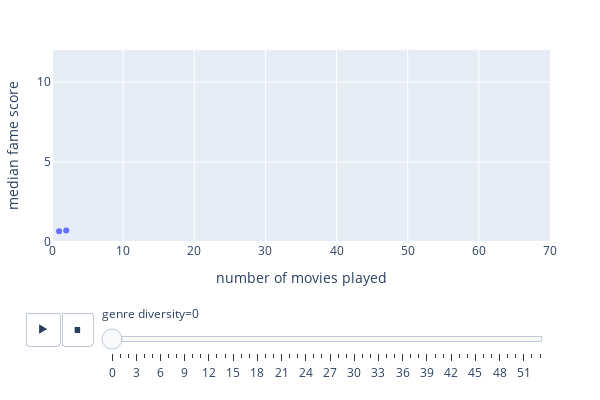

The notebook cell this image was saved under:
### Code cell
fig = px.scatter(x=actor_mean_n['movie_diversity'], 
                 y=actor_mean_n['fameScore']['median'], 
                 animation_frame=actor_mean_n['genre_diversity'],
                 range_x=[0,70], range_y=[0,12],
                 #  error_y=mean_fame_diversity['fameScore']['std'],
                 labels={'y': 'Mean Value', 'animation_frame': 'genre diversity'})


# Reshape the figure by updating layout parameters
fig.update_layout(
    width=600,  # Set the width of the figure
    height=400,  # Set the height of the figure
    title='',  # Update the title
    xaxis_title='number of movies played',  # Update the X-axis label
    yaxis_title='median fame score',  # Update the Y-axis label
    margin=dict(l=50, r=50, b=50, t=50),  # Adjust margins if needed
)

fig.show()

### Figure 1 — Plotly figure (JSON) as saved in the notebook; plotly's stock layout.template omitted (floating-point values rounded to 4 significant figures)
{"data": [{"hovertemplate": "genre diversity=0<br>x=%{x}<br>Mean Value=%{y}<extra></extra>", "legendgroup": "", "marker": {"color": "#636efa", "symbol": "circle"}, "mode": "markers", "name": "", "orientation": "v", "showlegend": false, "type": "scatter", "x": [1, 2], "xaxis": "x", "y": [0.6783, 0.7176], "yaxis": "y"}], "layout": {"height": 400, "legend": {"tracegroupgap": 0}, "margin": {"b": 50, "l": 50, "r": 50, "t": 50}, "sliders": [{"active": 0, "currentvalue": {"prefix": "genre diversity="}, "len": 0.9, "pad": {"b": 10, "t": 60}, "steps": [{"args": [["0"], {"frame": {"duration": 0, "redraw": false}, "fromcurrent": true, "mode": "immediate", "transition": {"duration": 0, "easing": "linear"}}], "label": "0", "method": "animate"}, {"args": [["1"], {"frame": {"duration": 0, "redraw": false}, "fromcurrent": true, "mode": "immediate", "transition": {"duration": 0, "easing": "linear"}}], "label": "1", "method": "animate"}, {"args": [["2"], {"frame": {"duration": 0, "redraw": false}, "fromcurrent": true, "mode": "immediate", "transition": {"duration": 0, "easing": "linear"}}], "label": "2", "method": "animate"}, {"args": [["3"], {"frame": {"duration": 0, "redraw": false}, "fromcurrent": true, "mode": "immediate", "transition": {"duration": 0, "easing": "linear"}}], "label": "3", "method": "animate"}, {"args": [["4"], {"frame": {"duration": 0, "redraw": false}, "fromcurrent": true, "mode": "immediate", "transition": {"duration": 0, "easing": "linear"}}], "label": "4", "method": "animate"}, {"args": [["5"], {"frame": {"duration": 0, "redraw": false}, "fromcurrent": true, "mode": "immediate", "transition": {"duration": 0, "easing": "linear"}}], "label": "5", "method": "animate"}, {"args": [["6"], {"frame": {"duration": 0, "redraw": false}, "fromcurrent": true, "mode": "immediate", "transition": {"duration": 0, "easing": "linear"}}], "label": "6", "method": "animate"}, {"args": [["7"], {"frame": {"duration": 0, "redraw": false}, "fromcurrent": true, "mode": "immediate", "transition": {"duration": 0, "easing": "linear"}}], "label": "7", "method": "animate"}, {"args": [["8"], {"frame": {"duration": 0, "redraw": false}, "fromcurrent": true, "mode": "immediate", "transition": {"duration": 0, "easing": "linear"}}], "label": "8", "method": "animate"}, {"args": [["9"], {"frame": {"duration": 0, "redraw": false}, "fromcurrent": true, "mode": "immediate", "transition": {"duration": 0, "easing": "linear"}}], "label": "9", "method": "animate"}, {"args": [["10"], {"frame": {"duration": 0, "redraw": false}, "fromcurrent": true, "mode": "immediate", "transition": {"duration": 0, "easing": "linear"}}], "label": "10", "method": "animate"}, {"args": [["11"], {"frame": {"duration": 0, "redraw": false}, "fromcurrent": true, "mode": "immediate", "transition": {"duration": 0, "easing": "linear"}}], "label": "11", "method": "animate"}, {"args": [["12"], {"frame": {"duration": 0, "redraw": false}, "fromcurrent": true, "mode": "immediate", "transition": {"duration": 0, "easing": "linear"}}], "label": "12", "method": "animate"}, {"args": [["13"], {"frame": {"duration": 0, "redraw": false}, "fromcurrent": true, "mode": "immediate", "transition": {"duration": 0, "easing": "linear"}}], "label": "13", "method": "animate"}, {"args": [["14"], {"frame": {"duration": 0, "redraw": false}, "fromcurrent": true, "mode": "immediate", "transition": {"duration": 0, "easing": "linear"}}], "label": "14", "method": "animate"}, {"args": [["15"], {"frame": {"duration": 0, "redraw": false}, "fromcurrent": true, "mode": "immediate", "transition": {"duration": 0, "easing": "linear"}}], "label": "15", "method": "animate"}, {"args": [["16"], {"frame": {"duration": 0, "redraw": false}, "fromcurrent": true, "mode": "immediate", "transition": {"duration": 0, "easing": "linear"}}], "label": "16", "method": "animate"}, {"args": [["17"], {"frame": {"duration": 0, "redraw": false}, "fromcurrent": true, "mode": "immediate", "transition": {"duration": 0, "easing": "linear"}}], "label": "17", "method": "animate"}, {"args": [["18"], {"frame": {"duration": 0, "redraw": false}, "fromcurrent": true, "mode": "immediate", "transition": {"duration": 0, "easing": "linear"}}], "label": "18", "method": "animate"}, {"args": [["19"], {"frame": {"duration": 0, "redraw": false}, "fromcurrent": true, "mode": "immediate", "transition": {"duration": 0, "easing": "linear"}}], "label": "19", "method": "animate"}, {"args": [["20"], {"frame": {"duration": 0, "redraw": false}, "fromcurrent": true, "mode": "immediate", "transition": {"duration": 0, "easing": "linear"}}], "label": "20", "method": "animate"}, {"args": [["21"], {"frame": {"duration": 0, "redraw": false}, "fromcurrent": true, "mode": "immediate", "transition": {"duration": 0, "easing": "linear"}}], "label": "21", "method": "animate"}, {"args": [["22"], {"frame": {"duration": 0, "redraw": false}, "fromcurrent": true, "mode": "immediate", "transition": {"duration": 0, "easing": "linear"}}], "label": "22", "method": "animate"}, {"args": [["23"], {"frame": {"duration": 0, "redraw": false}, "fromcurrent": true, "mode": "immediate", "transition": {"duration": 0, "easing": "linear"}}], "label": "23", "method": "animate"}, {"args": [["24"], {"frame": {"duration": 0, "redraw": false}, "fromcurrent": true, "mode": "immediate", "transition": {"duration": 0, "easing": "linear"}}], "label": "24", "method": "animate"}, {"args": [["25"], {"frame": {"duration": 0, "redraw": false}, "fromcurrent": true, "mode": "immediate", "transition": {"duration": 0, "easing": "linear"}}], "label": "25", "method": "animate"}, {"args": [["26"], {"frame": {"duration": 0, "redraw": false}, "fromcurrent": true, "mode": "immediate", "transition": {"duration": 0, "easing": "linear"}}], "label": "26", "method": "animate"}, {"args": [["27"], {"frame": {"duration": 0, "redraw": false}, "fromcurrent": true, "mode": "immediate", "transition": {"duration": 0, "easing": "linear"}}], "label": "27", "method": "animate"}, {"args": [["28"], {"frame": {"duration": 0, "redraw": false}, "fromcurrent": true, "mode": "immediate", "transition": {"duration": 0, "easing": "linear"}}], "label": "28", "method": "animate"}, {"args": [["29"], {"frame": {"duration": 0, "redraw": false}, "fromcurrent": true, "mode": "immediate", "transition": {"duration": 0, "easing": "linear"}}], "label": "29", "method": "animate"}, {"args": [["30"], {"frame": {"duration": 0, "redraw": false}, "fromcurrent": true, "mode": "immediate", "transition": {"duration": 0, "easing": "linear"}}], "label": "30", "method": "animate"}, {"args": [["31"], {"frame": {"duration": 0, "redraw": false}, "fromcurrent": true, "mode": "immediate", "transition": {"duration": 0, "easing": "linear"}}], "label": "31", "method": "animate"}, {"args": [["32"], {"frame": {"duration": 0, "redraw": false}, "fromcurrent": true, "mode": "immediate", "transition": {"duration": 0, "easing": "linear"}}], "label": "32", "method": "animate"}, {"args": [["33"], {"frame": {"duration": 0, "redraw": false}, "fromcurrent": true, "mode": "immediate", "transition": {"duration": 0, "easing": "linear"}}], "label": "33", "method": "animate"}, {"args": [["34"], {"frame": {"duration": 0, "redraw": false}, "fromcurrent": true, "mode": "immediate", "transition": {"duration": 0, "easing": "linear"}}], "label": "34", "method": "animate"}, {"args": [["35"], {"frame": {"duration": 0, "redraw": false}, "fromcurrent": true, "mode": "immediate", "transition": {"duration": 0, "easing": "linear"}}], "label": "35", "method": "animate"}, {"args": [["36"], {"frame": {"duration": 0, "redraw": false}, "fromcurrent": true, "mode": "immediate", "transition": {"duration": 0, "easing": "linear"}}], "label": "36", "method": "animate"}, {"args": [["38"], {"frame": {"duration": 0, "redraw": false}, "fromcurrent": true, "mode": "immediate", "transition": {"duration": 0, "easing": "linear"}}], "label": "38", "method": "animate"}, {"args": [["37"], {"frame": {"duration": 0, "redraw": false}, "fromcurrent": true, "mode": "immediate", "transition": {"duration": 0, "easing": "linear"}}], "label": "37", "method": "animate"}, {"args": [["39"], {"frame": {"duration": 0, "redraw": false}, "fromcurrent": true, "mode": "immediate", "transition": {"duration": 0, "easing": "linear"}}], "label": "39", "method": "animate"}, {"args": [["40"], {"frame": {"duration": 0, "redraw": false}, "fromcurrent": true, "mode": "immediate", "transition": {"duration": 0, "easing": "linear"}}], "label": "40", "method": "animate"}, {"args": [["41"], {"frame": {"duration": 0, "redraw": false}, "fromcurrent": true, "mode": "immediate", "transition": {"duration": 0, "easing": "linear"}}], "label": "41", "method": "animate"}, {"args": [["42"], {"frame": {"duration": 0, "redraw": false}, "fromcurrent": true, "mode": "immediate", "transition": {"duration": 0, "easing": "linear"}}], "label": "42", "method": "animate"}, {"args": [["43"], {"frame": {"duration": 0, "redraw": false}, "fromcurrent": true, "mode": "immediate", "transition": {"duration": 0, "easing": "linear"}}], "label": "43", "method": "animate"}, {"args": [["44"], {"frame": {"duration": 0, "redraw": false}, "fromcurrent": true, "mode": "immediate", "transition": {"duration": 0, "easing": "linear"}}], "label": "44", "method": "animate"}, {"args": [["45"], {"frame": {"duration": 0, "redraw": false}, "fromcurrent": true, "mode": "immediate", "transition": {"duration": 0, "easing": "linear"}}], "label": "45", "method": "animate"}, {"args": [["46"], {"frame": {"duration": 0, "redraw": false}, "fromcurrent": true, "mode": "immediate", "transition": {"duration": 0, "easing": "linear"}}], "label": "46", "method": "animate"}, {"args": [["47"], {"frame": {"duration": 0, "redraw": false}, "fromcurrent": true, "mode": "immediate", "transition": {"duration": 0, "easing": "linear"}}], "label": "47", "method": "animate"}, {"args": [["48"], {"frame": {"duration": 0, "redraw": false}, "fromcurrent": true, "mode": "immediate", "transition": {"duration": 0, "easing": "linear"}}], "label": "48", "method": "animate"}, {"args": [["49"], {"frame": {"duration": 0, "redraw": false}, "fromcurrent": true, "mode": "immediate", "transition": {"duration": 0, "easing": "linear"}}], "label": "49", "method": "animate"}, {"args": [["50"], {"frame": {"duration": 0, "redraw": false}, "fromcurrent": true, "mode": "immediate", "transition": {"duration": 0, "easing": "linear"}}], "label": "50", "method": "animate"}, {"args": [["51"], {"frame": {"duration": 0, "redraw": false}, "fromcurrent": true, "mode": "immediate", "transition": {"duration": 0, "easing": "linear"}}], "label": "51", "method": "animate"}, {"args": [["52"], {"frame": {"duration": 0, "redraw": false}, "fromcurrent": true, "mode": "immediate", "transition": {"duration": 0, "easing": "linear"}}], "label": "52", "method": "animate"}, {"args": [["53"], {"frame": {"duration": 0, "redraw": false}, "fromcurrent": true, "mode": "immediate", "transition": {"duration": 0, "easing": "linear"}}], "label": "53", "method": "animate"}], "x": 0.1, "xanchor": "left", "y": 0, "yanchor": "top"}], "title": {"text": ""}, "updatemenus": [{"buttons": [{"args": [null, {"frame": {"duration": 500, "redraw": false}, "fromcurrent": true, "mode": "immediate", "transition": {"duration": 500, "easing": "linear"}}], "label": "&#9654;", "method": "animate"}, {"args": [[null], {"frame": {"duration": 0, "redraw": false}, "fromcurrent": true, "mode": "immediate", "transition": {"duration": 0, "easing": "linear"}}], "label": "&#9724;", "method": "animate"}], "direction": "left", "pad": {"r": 10, "t": 70}, "showactive": false, "type": "buttons", "x": 0.1, "xanchor": "right", "y": 0, "yanchor": "top"}], "width": 600, "xaxis": {"anchor": "y", "domain": [0, 1], "range": [0, 70], "title": {"text": "number of movies played"}}, "yaxis": {"anchor": "x", "domain": [0, 1], "range": [0, 12], "title": {"text": "median fame score"}}}}
